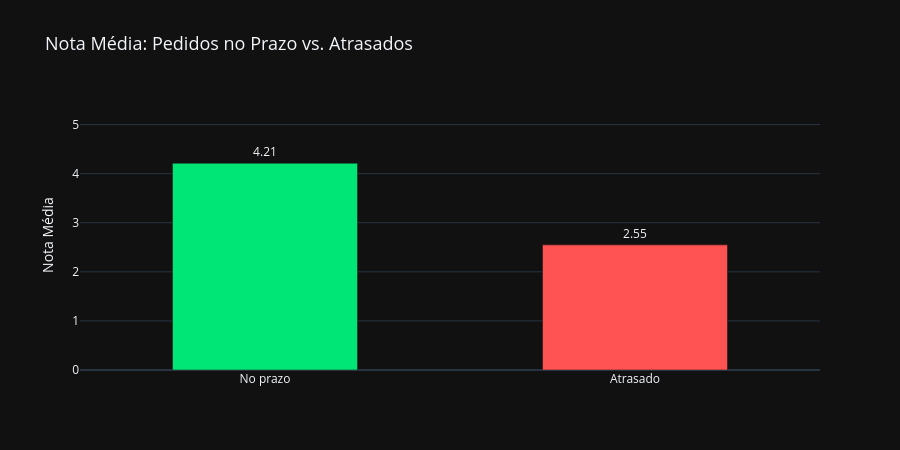

The notebook cell saved with this chart:
### Markdown cell above
### 6.4 Relação entre Atraso e Avaliação
**Pergunta:** Atraso afeta avaliação?

### Code cell
fig = go.Figure()

colors = {"No prazo": "#00e676", "Atrasado": "#ff5252"}

for _, row in review_by_delay.iterrows():
    fig.add_trace(
        go.Bar(
            x=[row["is_late"]],
            y=[row["avg_review"]],
            name=row["is_late"],
            marker_color=colors.get(row["is_late"], "#888"),
            text=f"{row['avg_review']:.2f}",
            textposition="outside",
            width=0.5,
        )
    )

fig.update_layout(
    title="Nota Média: Pedidos no Prazo vs. Atrasados",
    yaxis_title="Nota Média",
    yaxis_range=[0, 5.5],
    template=PLOTLY_TEMPLATE,
    height=450,
    showlegend=False,
    title_font_size=18,
)

fig.show()

### Figure 1 — Plotly figure (JSON) as saved in the notebook; plotly's stock layout.template omitted (floating-point values rounded to 4 significant figures)
{"data": [{"marker": {"color": "#00e676"}, "name": "No prazo", "text": "4.21", "textposition": "outside", "type": "bar", "width": 0.5, "x": ["No prazo"], "y": [4.212]}, {"marker": {"color": "#ff5252"}, "name": "Atrasado", "text": "2.55", "textposition": "outside", "type": "bar", "width": 0.5, "x": ["Atrasado"], "y": [2.549]}], "layout": {"height": 450, "showlegend": false, "title": {"font": {"size": 18}, "text": "Nota Média: Pedidos no Prazo vs. Atrasados"}, "yaxis": {"range": [0, 5.5], "title": {"text": "Nota Média"}}}}
